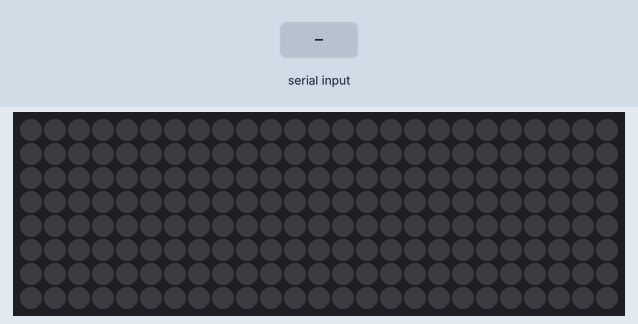
Bench run of a sketch on a simulated Arduino Uno, built with avr-gcc and run on an emulated ATmega328P. Parts: 25×8 RGB LED matrix (first LED top left, wired row by row). The test bench sets the inputs (shaded band). Dim RGB values are drawn brighter than linear.

Above: at 1.2 s.
1.3 s: "v1\n" received over Serial
At 1.52 s:
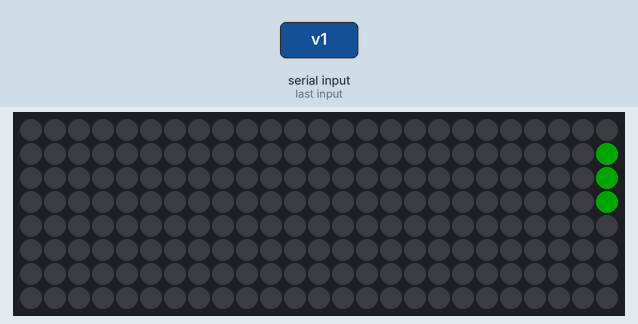
At 2.01 s:
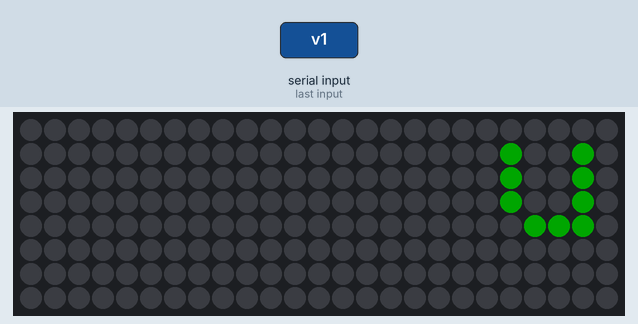
Timing chart, 0 to 4.3 s (numbered marks = the images above; inputs shaded):
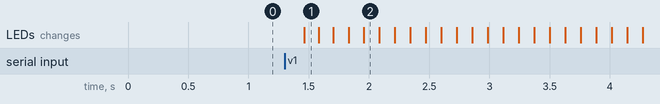

The sketch:

scroll_matrix_text.ino
```cpp
// scrolls data read from serial to matrix
// the following libraries are required for the sketch to work
//#include <Audio.h>
//#include <Wire.h>
//#include <SPI.h>
//#include <SD.h>

#include <Adafruit_GFX.h>
#include <Fonts/Org_01.h> // Load a tiny pixel font into memory from GFX Library
#include <Adafruit_NeoMatrix.h>
#include <Adafruit_NeoPixel.h>
#ifndef PSTR
#define PSTR // Make Arduino Due happy
#endif


//#define PIN 6
/* Mapping for Test with LED Curtain / Rack */
#define PIN 7
#define COLUMNS 25
#define ROWS 8


String readString;  // creates the string scrolling text will be held in


// MATRIX DECLARATION:
// Parameter 1 = width of NeoPixel matrix
// Parameter 2 = height of matrix
// Parameter 3 = pin number (most are valid)
// Parameter 4 = matrix layout flags, add together as needed:
//   NEO_MATRIX_TOP, NEO_MATRIX_BOTTOM, NEO_MATRIX_LEFT, NEO_MATRIX_RIGHT:
//     Position of the FIRST LED in the matrix; pick two, e.g.
//     NEO_MATRIX_TOP + NEO_MATRIX_LEFT for the top-left corner.
//   NEO_MATRIX_ROWS, NEO_MATRIX_COLUMNS: LEDs are arranged in horizontal
//     rows or in vertical columns, respectively; pick one or the other.
//   NEO_MATRIX_PROGRESSIVE, NEO_MATRIX_ZIGZAG: all rows/columns proceed
//     in the same order, or alternate lines reverse direction; pick one.
//   See example below for these values in action.
// Parameter 5 = pixel type flags, add together as needed:
//   NEO_KHZ800  800 KHz bitstream (most NeoPixel products w/WS2812 LEDs)
//   NEO_KHZ400  400 KHz (classic 'v1' (not v2) FLORA pixels, WS2811 drivers)
//   NEO_GRB     Pixels are wired for GRB bitstream (most NeoPixel products)
//   NEO_RGB     Pixels are wired for RGB bitstream (v1 FLORA pixels, not v2)


// Example for NeoPixel Shield.  In this application we'd like to use it
// as a 5x8 tall matrix, with the USB port positioned at the top of the
// Arduino.  When held that way, the first pixel is at the top right, and
// lines are arranged in columns, progressive order.  The shield uses
// 800 KHz (v2) pixels that expect GRB color data.
Adafruit_NeoMatrix matrix = Adafruit_NeoMatrix(COLUMNS, ROWS, PIN,
                            NEO_MATRIX_TOP     + NEO_MATRIX_LEFT +
                            NEO_MATRIX_ROWS + NEO_MATRIX_ZIGZAG,
                            NEO_GRB            + NEO_KHZ800);

//sets up colors for scrolling text - in this sketch only the first one is used
const uint16_t colors[] =
{
  matrix.Color(255, 0, 0), matrix.Color(0, 255, 0), matrix.Color(0, 0, 255)
};

void setup()
{
  Serial.begin(9600); //turn on the serial connection
  matrix.begin();   //initalize the matrix
  matrix.setFont(&Org_01); // Call font previously loaded into memory during setup.
  matrix.setTextWrap(false);
  matrix.setBrightness(40);
  matrix.setTextColor(colors[1]);
}

int x    = COLUMNS;  //holds the width of the matrix for counting colums
int pass = 0;  //used to calculate the number of characters read from the serial input

void loop ()
{
  matrix.fillScreen(0);  //clear the screen
  matrix.setCursor(x, 4);  //set the begining cursor position
  serialtochar();
  chartoscreen();

}  //end loop

void serialtochar()
{
  while (Serial.available())  //if serial data is available, run the loop
  {
    delay(10);
    if (Serial.available() > 0)  //if there is serial data continue
    {

      char c = Serial.read();  //read the next byte of data
      readString += c;  //append the data to the char variable readString
    }

  }

}

void chartoscreen()
{
  if (readString.length() > 0)  //if the number of bytes in readString are greater than 0
  {
    matrix.println(readString);  //print the data in readString
    pass = -abs(readString.length());  //set pass to the negative value of the number of characters

    if(--x < pass * 6)  //reserve 6 spaces for each character - continue looping until x = pass * 6
    {
      x = matrix.width();  //set x to the number of colums in the matrix
      readString = "";  //set the data to blank
    }


    matrix.show();  //show the data stored
    delay(100);  //wait a bit - sets scrolling speed

  }
}
```

Measured:
- after the input at 1.3 s, the LEDs: change after 0.16 s (image 1)
